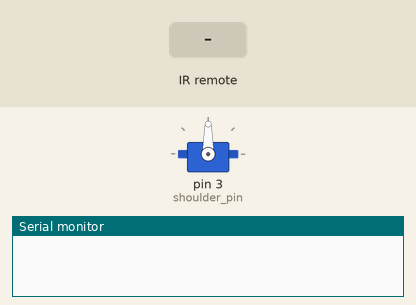
The sketch below on a simulated Arduino Uno, built with avr-gcc and run on an emulated ATmega328P. Shown: servo, the last lines printed to the serial monitor. The inputs (shaded band) are chosen by the test bench.

Above: at 1.2 s.
1.3 s: infrared code 0xFF6897 received
At 2.5 s:
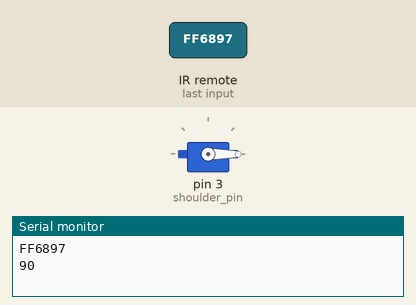
2.8 s: infrared code 0xFF52AD received
At 3.6 s:
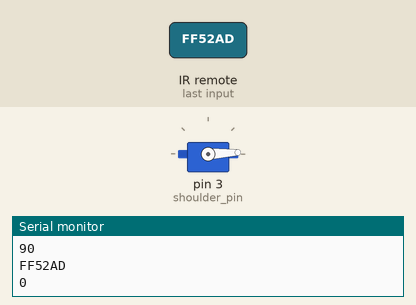
4.3 s: infrared code 0xFFFFFFFF received
At 4.8 s:
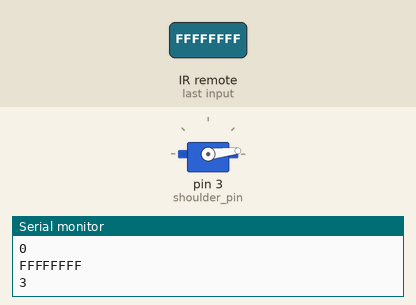
Timing chart, 0 to 7.3 s (numbered marks = the images above; inputs shaded):
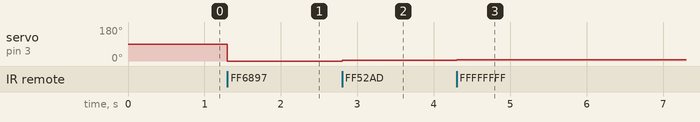

The sketch:

arturo_uno.ino
```cpp
#include <Servo.h>
#include <IRremote.h>

int IR_PIN = 2;
int shoulder_pin = 3;//
int degree = 90;
unsigned long previous_button;

Servo shoulder ; // initialize servo
IRrecv receiver(IR_PIN);
decode_results results;

void sh_cw() {
  shoulder.write(degree+3);
  previous_button = results.value;
  // Serial.println(previous_button, HEX); was used for debugging
}
void sh_ccw() {
  shoulder.write(degree-3);
  previous_button = results.value; //1. attach the last code to a variable (also true for sh(cw)
  // Serial.println(previous_button, HEX); was used for debugging
}

void setup() {
  // put your setup code here, to run once
  shoulder.attach(shoulder_pin);
  shoulder.write(degree);                // when on, 90 degrees will be default position
  pinMode(shoulder_pin, OUTPUT);
  pinMode(IR_PIN, INPUT);
  digitalWrite(IR_PIN,HIGH);
  digitalWrite(shoulder_pin, HIGH);
  receiver.enableIRIn();

  Serial.begin(9600);
}

void loop() {
  // put your main code here, to run repeatedly:
  degree = shoulder.read();
  if(receiver.decode(&results)) {
    Serial.println(results.value, HEX);

      if(results.value == 0xFFFFFFFF) {
         results.value = previous_button;
          //before we go to chcek button presses, see if a button is being repeated, if so, highjack results.value with previous button press

         //Serial.println(results.value, HEX); // used to debug

          }
    switch(results.value) {
      case 0xFF42BD: sh_ccw(); break; // 7
      case 0xFF52AD: sh_cw(); break;// 9
      case 0xFF6897: shoulder.write(0); // 0
    }
        Serial.println(degree);
        receiver.resume();
  }
}
```

Measured:
- after the input at 1.3 s, servo on pin 3 (shoulder_pin): 90° → 0° at once
- after the input at 2.8 s, servo on pin 3 (shoulder_pin): 0° → 3° at once
- after the input at 4.3 s, servo on pin 3 (shoulder_pin): 3° → 6° at once
